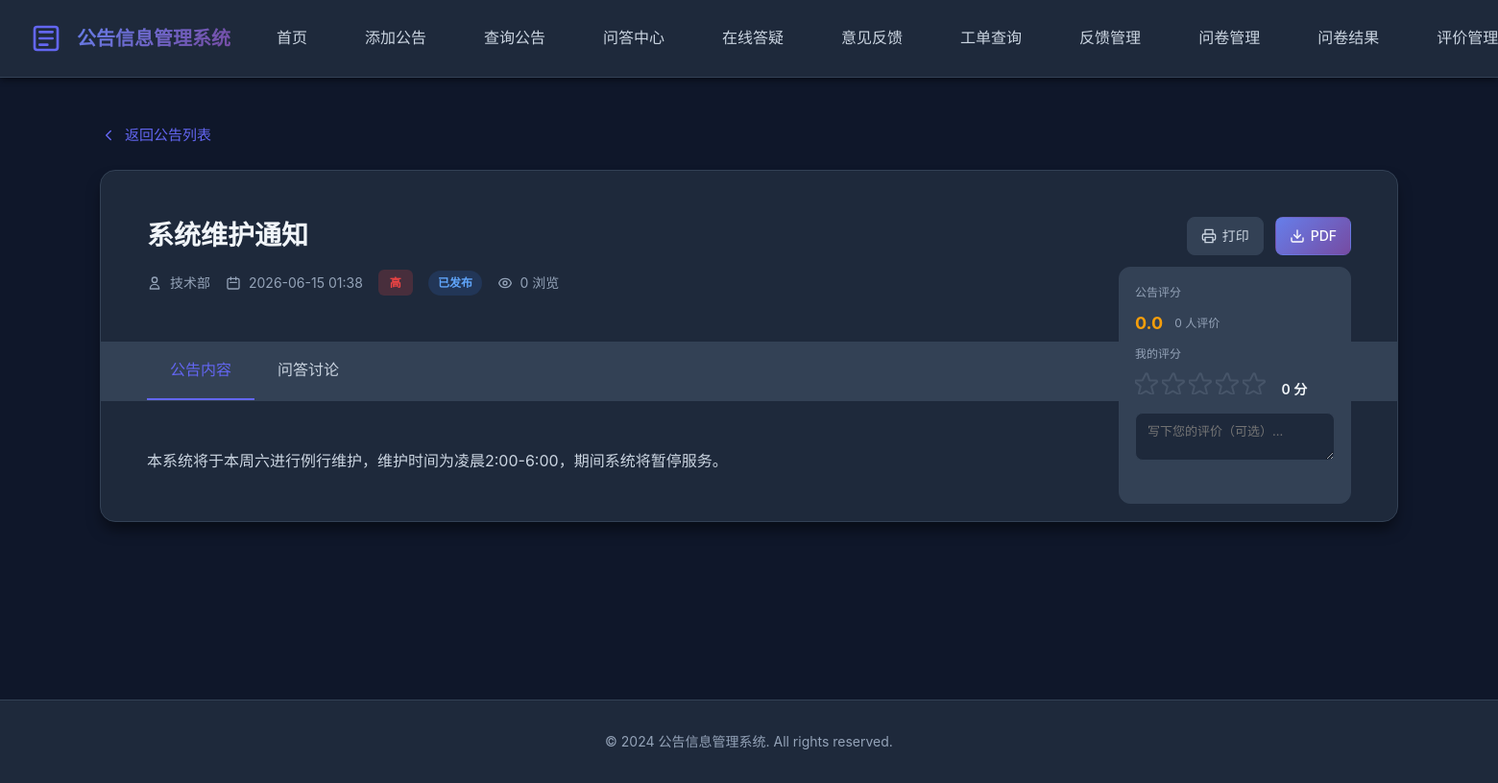
Screenshot of /notice_detail.php?id=2 with the database file from the repository.
### tables this page shows
CREATE TABLE IF NOT EXISTS notices (
    id INT AUTO_INCREMENT PRIMARY KEY,
    title VARCHAR(255) NOT NULL COMMENT '公告标题',
    content TEXT NOT NULL COMMENT '公告内容',
    author VARCHAR(100) NOT NULL COMMENT '发布人',
    category VARCHAR(100) DEFAULT '' COMMENT '公告分类',
    publish_date DATETIME DEFAULT CURRENT_TIMESTAMP COMMENT '发布时间',
    update_date DATETIME DEFAULT CURRENT_TIMESTAMP ON UPDATE CURRENT_TIMESTAMP COMMENT '更新时间',
    status ENUM('published', 'draft') DEFAULT 'published' COMMENT '状态',
    priority ENUM('high', 'medium', 'low') DEFAULT 'medium' COMMENT '优先级',
    views INT DEFAULT 0 COMMENT '浏览次数',
    INDEX idx_publish_date (publish_date),
    INDEX idx_status (status),
    INDEX idx_category (category)
);

### www/notice_detail.php (the view, shortened to what this page needs)
<?php
$notice_id = isset($_GET['id']) ? intval($_GET['id']) : 0;
$conn = getConnection();
$stmt = $conn->prepare("SELECT * FROM notices WHERE id = ?");
$stmt->bind_param("i", $notice_id);
$stmt->execute();
$notice = $stmt->get_result()->fetch_assoc();
$priority_class = 'priority-' . $notice['priority'];
$priority_text = ['high' => '高', 'medium' => '中', 'low' => '低'][$notice['priority']];
$status_text = ['published' => '已发布', 'draft' => '草稿'][$notice['status']];
?>
<!DOCTYPE html>
<html lang="zh-CN">
<head>
    <link rel="stylesheet" href="style.css">
</head>
<body>
    <nav class="navbar">
        <div class="container">
            <div class="nav-brand">
                <h1>公告信息管理系统</h1>
            </div>
            <ul class="nav-menu">
                <li><a href="index.php">首页</a></li>
                <li><a href="add_notice.php">添加公告</a></li>
                <li><a href="search_notice.php">查询公告</a></li>
                <li><a href="qa_center.php">问答中心</a></li>
                <li><a href="chat.php">在线答疑</a></li>
                <li><a href="feedback.php">意见反馈</a></li>
                <li><a href="feedback_query.php">工单查询</a></li>
                <li><a href="feedback_admin.php">反馈管理</a></li>
                <li><a href="survey_admin.php">问卷管理</a></li>
                <li><a href="survey_results.php">问卷结果</a></li>
                <li><a href="rating_admin.php">评价管理</a></li>
            </ul>
        </div>
    </nav>
    <div class="container">
        <div class="main-content">
            <a href="search_notice.php" class="back-link">
                <svg viewBox="0 0 24 24" fill="none" xmlns="http://www.w3.org/2000/svg">
                    <path d="M15 18L9 12L15 6" stroke="currentColor" stroke-width="2" stroke-linecap="round" stroke-linejoin="round"/>
                </svg>
                返回公告列表
            </a>
            <div class="detail-container">
                <div class="detail-header">
                    <div class="detail-actions">
                        <div class="detail-actions-btns">
                            <a href="print_preview.php?notice_id=<?php echo $notice_id; ?>" target="_blank" class="detail-action-btn" title="打印预览">
                                <span>打印</span>
                            </a>
                            <a href="print_preview.php?notice_id=<?php echo $notice_id; ?>" target="_blank" class="detail-action-btn primary" title="下载PDF">
                                <span>PDF</span>
                            </a>
                        </div>
                        <div class="rating-widget" id="ratingWidget">
                            <div class="rating-title">公告评分</div>
                            <div class="rating-agg">
                                <span class="rating-agg-score" id="ratingAggScore">0.0</span>
                                <span class="rating-agg-count" id="ratingAggCount">0 人评价</span>
                            </div>
                            <div class="rating-title">我的评分</div>
                            <div>
                                <div class="rating-stars" id="ratingStars">
                                    <div class="rating-star" data-value="1"></div>
                                    <div class="rating-star" data-value="2"></div>
                                    <div class="rating-star" data-value="3"></div>
                                    <div class="rating-star" data-value="4"></div>
                                    <div class="rating-star" data-value="5"></div>
                                </div>
                                <span class="rating-score" id="ratingScoreDisplay">0 分</span>
                            </div>
                            <div class="rating-comment">
                                <textarea id="ratingComment" placeholder="写下您的评价（可选）..."></textarea>
                                <div class="rating-save-hint" id="ratingSaveHint"></div>
                            </div>
                        </div>
                    </div>
                    <h1><?php echo htmlspecialchars($notice['title']); ?></h1>
                    <div class="detail-meta">
                        <span class="detail-meta-item">
                            <?php echo htmlspecialchars($notice['author']); ?>
                        </span>
                        <span class="detail-meta-item">
                            <svg viewBox="0 0 24 24" fill="none" xmlns="http://www.w3.org/2000/svg">
                                <path d="M8 7V3M16 7V3M7 11H17M5 21H19C20.1046 21 21 20.1046 21 19V7C21 5.89543 20.1046 5 19 5H5C3.89543 5 3 5.89543 3 7V19C3 20.1046 3.89543 21 5 21Z" stroke="currentColor" stroke-width="2" stroke-linecap="round" stroke-linejoin="round"/>
                            </svg>
                            <?php echo date('Y-m-d H:i', strtotime($notice['publish_date'])); ?>
                        </span>
                        <span class="priority-badge <?php echo $priority_class; ?>"><?php echo $priority_text; ?></span>
                        <span class="qa-status-badge status-<?php echo $notice['status']; ?>"><?php echo $status_text; ?></span>
                        <span class="detail-meta-item">
                            <?php echo $notice['views']; ?> 浏览
                        </span>
                    </div>
                </div>
                <div class="tabs">
                    <div class="tab-item active" data-tab="content">公告内容</div>
                    <div class="tab-item" data-tab="qa">问答讨论</div>
                </div>
                <div class="tab-content active" id="tab-content">
                    <div class="detail-body">
                        <?php echo nl2br(htmlspecialchars($notice['content'])); ?>
                    </div>
                </div>
            </div>
        </div>
    </div>
    <footer class="footer">
        <div class="container">
            <p>&copy; 2024 公告信息管理系统. All rights reserved.</p>
        </div>
    </footer>
</body>
</html>

### www/style.css (style rules this page uses)
* { margin: 0; padding: 0; box-sizing: border-box; }
:root { --primary-color: #6366f1; --primary-dark: #4f46e5; --primary-light: #818cf8; --secondary-color: #8b5cf6; --accent-color: #ec4899; --success-color: #10b981; --warning-color: #f59e0b; --error-color: #ef4444; --info-color: #3b82f6; --priority-high: #ef4444; --priority-medium: #f59e0b; --priority-low: #10b981; --bg-primary: #0f172a; --bg-secondary: #1e293b; --bg-tertiary: #334155; --text-primary: #f1f5f9; --text-secondary: #cbd5e1; --text-muted: #94a3b8; --border-color: #334155; --gradient-primary: linear-gradient(135deg, #667eea 0%, #764ba2 100%); --gradient-secondary: linear-gradient(135deg, #f093fb 0%, #f5576c 100%); --gradient-accent: linear-gradient(135deg, #4facfe 0%, #00f2fe 100%); --shadow-sm: 0 1px 2px 0 rgba(0, 0, 0, 0.3); --shadow-md: 0 4px 6px -1px rgba(0, 0, 0, 0.4); --shadow-lg: 0 10px 15px -3px rgba(0, 0, 0, 0.5); --shadow-xl: 0 20px 25px -5px rgba(0, 0, 0, 0.6); --radius-sm: 0.375rem; --radius-md: 0.5rem; --radius-lg: 0.75rem; --radius-xl: 1rem; --spacing-xs: 0.5rem; --spacing-sm: 0.75rem; --spacing-md: 1rem; --spacing-lg: 1.5rem; --spacing-xl: 2rem; --spacing-2xl: 3rem; }
body { font-family: 'Noto Sans SC', -apple-system, BlinkMacSystemFont, 'Segoe UI', Roboto, 'Helvetica Neue', Arial, sans-serif; background: var(--bg-primary); color: var(--text-primary); line-height: 1.6; min-height: 100vh; }
.container { max-width: 1400px; margin: 0 auto; padding: 0 var(--spacing-lg); }
.navbar { background: var(--bg-secondary); padding: var(--spacing-lg) 0; box-shadow: var(--shadow-md); position: sticky; top: 0; z-index: 100; backdrop-filter: blur(10px); border-bottom: 1px solid var(--border-color); width: 100%; }
.navbar .container { max-width: 100%; width: 100%; padding: 0 var(--spacing-xl); display: flex; justify-content: space-between; align-items: center; gap: var(--spacing-lg); }
.nav-brand { display: flex; align-items: center; gap: var(--spacing-md); flex-shrink: 0; }
.logo-icon { width: 32px; height: 32px; color: var(--primary-color); flex-shrink: 0; }
.nav-brand h1 { font-size: 1.25rem; font-weight: 700; background: var(--gradient-primary); -webkit-background-clip: text; -webkit-text-fill-color: transparent; background-clip: text; white-space: nowrap; }
.nav-menu { display: flex; list-style: none; gap: var(--spacing-sm); flex-shrink: 0; }
.nav-menu a { color: var(--text-secondary); text-decoration: none; padding: var(--spacing-sm) var(--spacing-lg); border-radius: var(--radius-md); transition: all 0.3s ease; font-weight: 500; }
.main-content { padding: var(--spacing-2xl) 0; min-height: calc(100vh - 200px); }
.priority-badge { padding: 0.25rem 0.75rem; border-radius: var(--radius-sm); font-size: 0.75rem; font-weight: 600; text-transform: uppercase; letter-spacing: 0.5px; }
.priority-badge.priority-high { background: rgba(239, 68, 68, 0.2); color: var(--priority-high); }
.footer { background: var(--bg-secondary); border-top: 1px solid var(--border-color); padding: var(--spacing-xl) 0; text-align: center; margin-top: var(--spacing-2xl); width: 100%; }
.footer .container { max-width: 100%; width: 100%; }
.footer p { color: var(--text-muted); font-size: 0.875rem; }
.qa-status-badge { display: inline-flex; align-items: center; padding: 0.2rem 0.6rem; border-radius: 999px; font-size: 0.75rem; font-weight: 600; flex-shrink: 0; }
.qa-status-badge.status-published { background: rgba(59, 130, 246, 0.15); color: #60a5fa; }

### rows the page displays
notices: title "系统维护通知", author "技术部", publish_date "2026-06-15 01:38", priority "高", status "已发布", views "0", content "本系统将于本周六进行例行维护，维护时间为凌晨2:00-6:00，期间系统将暂停服务。"
